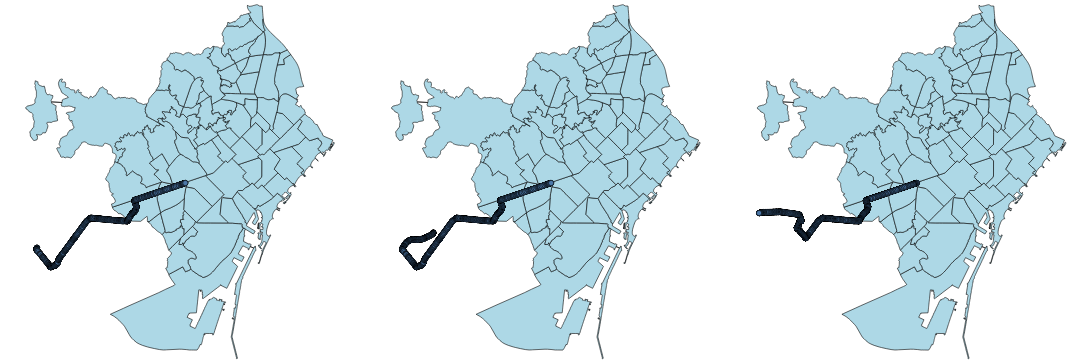

The notebook cell saved with this chart:
### Code cell
t1 = alt.Chart(tra_traj_gpd[tra_traj_gpd['shape_id'].isin(t1_shapes)]).mark_geoshape(
    stroke="black",size=0)

t2 = alt.Chart(tra_traj_gpd[tra_traj_gpd['shape_id'].isin(t2_shapes)]).mark_geoshape(
    stroke="black",size=0)
t3 = alt.Chart(tra_traj_gpd[tra_traj_gpd['shape_id'].isin(t3_shapes)]).mark_geoshape(
    stroke="black",size=0)



neigh_layer + t1 | neigh_layer + t2 | neigh_layer + t3

### Figure 1 — Vega-Lite specification as saved in the notebook (floating-point values rounded to 4 significant figures; data arrays with more than 128 entries replaced by an {"elided": "..."} marker saying what was removed)
{"config": {"view": {"continuousWidth": 300, "continuousHeight": 300}}, "hconcat": [{"layer": [{"data": {"name": "data-ff3992ad043cdfa6038f5a9446ee4523"}, "mark": {"type": "geoshape", "fill": "lightblue", "stroke": "black"}, "encoding": {"tooltip": [{"field": "name", "type": "nominal"}]}}, {"data": {"name": "data-57d2efe9c18729abc891fc13b55a8f00"}, "mark": {"type": "geoshape", "size": 0, "stroke": "black"}}], "height": 600, "width": 600}, {"layer": [{"data": {"name": "data-ff3992ad043cdfa6038f5a9446ee4523"}, "mark": {"type": "geoshape", "fill": "lightblue", "stroke": "black"}, "encoding": {"tooltip": [{"field": "name", "type": "nominal"}]}}, {"data": {"name": "data-807cb31a4966df6f46b6243353da5584"}, "mark": {"type": "geoshape", "size": 0, "stroke": "black"}}], "height": 600, "width": 600}, {"layer": [{"data": {"name": "data-ff3992ad043cdfa6038f5a9446ee4523"}, "mark": {"type": "geoshape", "fill": "lightblue", "stroke": "black"}, "encoding": {"tooltip": [{"field": "name", "type": "nominal"}]}}, {"data": {"name": "data-0377e1e2de320def972258fb528f79ea"}, "mark": {"type": "geoshape", "size": 0, "stroke": "black"}}], "height": 600, "width": 600}], "$schema": "https://vega.github.io/schema/vega-lite/v6.1.0.json", "datasets": {"data-ff3992ad043cdfa6038f5a9446ee4523": [{"name": "la Barceloneta", "type": "Feature", "geometry": {"type": "Polygon", "coordinates": {"elided": "1x539x2 float values"}}}, {"name": "la Marina del Prat Vermell", "type": "Feature", "geometry": {"type": "Polygon", "coordinates": {"elided": "1x2940x2 float values"}}}, {"name": "Sant Antoni", "type": "Feature", "geometry": {"type": "Polygon", "coordinates": [[[2.168, 41.38], [2.168, 41.38], [2.158, 41.38], [2.156, 41.38], [2.154, 41.38], [2.151, 41.38], [2.15, 41.38], [2.15, 41.38], [2.152, 41.38], [2.153, 41.38], [2.156, 41.38], [2.159, 41.38], [2.161, 41.38], [2.162, 41.38], [2.163, 41.39], [2.164, 41.39], [2.165, 41.39], [2.164, 41.39], [2.163, 41.38], [2.167, 41.38], [2.168, 41.38]]]}}, {"name": "Vallvidrera, el Tibidabo i les Planes", "type": "Feature", "geometry": {"type": "Polygon", "coordinates": {"elided": "1x1725x2 float values"}}}, {"name": "Sarrià", "type": "Feature", "geometry": {"type": "Polygon", "coordinates": {"elided": "1x656x2 float values"}}}, {"name": "Vallcarca i els Penitents", "type": "Feature", "geometry": {"type": "Polygon", "coordinates": {"elided": "1x521x2 float values"}}}, {"name": "Baró de Viver", "type": "Feature", "geometry": {"type": "Polygon", "coordinates": [[[2.197, 41.44], [2.196, 41.44], [2.196, 41.44], [2.196, 41.44], [2.196, 41.44], [2.197, 41.45], [2.197, 41.45], [2.198, 41.45], [2.198, 41.45], [2.2, 41.45], [2.201, 41.45], [2.202, 41.45], [2.203, 41.45], [2.203, 41.45], [2.202, 41.45], [2.202, 41.45], [2.199, 41.45], [2.199, 41.45], [2.199, 41.44], [2.2, 41.44], [2.197, 41.44]]]}}, {"name": "Sant Genís dels Agudells", "type": "Feature", "geometry": {"type": "Polygon", "coordinates": {"elided": "1x580x2 float values"}}}, {"name": "Horta", "type": "Feature", "geometry": {"type": "Polygon", "coordinates": {"elided": "1x671x2 float values"}}}, {"name": "l'Antiga Esquerra de l'Eixample", "type": "Feature", "geometry": {"type": "Polygon", "coordinates": [[[2.157, 41.39], [2.158, 41.39], [2.16, 41.39], [2.161, 41.39], [2.162, 41.39], [2.164, 41.39], [2.165, 41.39], [2.165, 41.39], [2.164, 41.39], [2.163, 41.39], [2.162, 41.38], [2.161, 41.38], [2.159, 41.38], [2.157, 41.38], [2.156, 41.38], [2.154, 41.39], [2.153, 41.39], [2.152, 41.39], [2.151, 41.39], [2.148, 41.39], [2.148, 41.39], [2.144, 41.39], [2.144, 41.39], [2.144, 41.39], [2.144, 41.39], [2.144, 41.39], [2.144, 41.39], [2.145, 41.39], [2.145, 41.39], [2.145, 41.39], [2.145, 41.39], [2.145, 41.39], [2.145, 41.39], [2.145, 41.39], [2.145, 41.39], [2.145, 41.39], [2.145, 41.39], [2.145, 41.39], [2.145, 41.39], [2.145, 41.39], [2.145, 41.39], [2.155, 41.4], [2.155, 41.4], [2.156, 41.39], [2.157, 41.39]]]}}, {"name": "el Raval", "type": "Feature", "geometry": {"type": "Polygon", "coordinates": {"elided": "1x95x2 float values"}}}, {"name": "el Barri Gòtic", "type": "Feature", "geometry": {"type": "Polygon", "coordinates": {"elided": "1x119x2 float values"}}}, {"name": "Sant Pere, Santa Caterina i la Ribera", "type": "Feature", "geometry": {"type": "Polygon", "coordinates": {"elided": "1x65x2 float values"}}}, {"name": "el Fort Pienc", "type": "Feature", "geometry": {"type": "Polygon", "coordinates": [[[2.184, 41.39], [2.182, 41.39], [2.181, 41.39], [2.18, 41.39], [2.176, 41.39], [2.176, 41.39], [2.176, 41.39], [2.176, 41.39], [2.176, 41.39], [2.176, 41.39], [2.176, 41.39], [2.176, 41.39], [2.176, 41.39], [2.176, 41.39], [2.176, 41.39], [2.176, 41.4], [2.176, 41.4], [2.176, 41.4], [2.176, 41.4], [2.176, 41.4], [2.176, 41.4], [2.176, 41.4], [2.177, 41.4], [2.177, 41.4], [2.177, 41.4], [2.178, 41.4], [2.178, 41.4], [2.177, 41.4], [2.177, 41.4], [2.177, 41.4], [2.176, 41.4], [2.176, 41.4], [2.175, 41.4], [2.174, 41.4], [2.173, 41.4], [2.175, 41.4], [2.185, 41.4], [2.187, 41.4], [2.187, 41.39], [2.187, 41.39], [2.187, 41.39], [2.187, 41.39], [2.187, 41.39], [2.187, 41.39], [2.187, 41.39], [2.187, 41.39], [2.187, 41.39], [2.187, 41.39], [2.187, 41.39], [2.187, 41.39], [2.187, 41.39], [2.184, 41.39]]]}}, {"name": "la Sagrada Família", "type": "Feature", "geometry": {"type": "Polygon", "coordinates": [[[2.173, 41.4], [2.173, 41.4], [2.173, 41.4], [2.171, 41.4], [2.17, 41.4], [2.17, 41.4], [2.17, 41.4], [2.172, 41.4], [2.169, 41.41], [2.175, 41.41], [2.179, 41.41], [2.181, 41.41], [2.182, 41.41], [2.183, 41.41], [2.186, 41.4], [2.185, 41.4], [2.185, 41.4], [2.175, 41.4], [2.173, 41.4]]]}}, {"name": "la Dreta de l'Eixample", "type": "Feature", "geometry": {"type": "Polygon", "coordinates": {"elided": "1x65x2 float values"}}}, {"name": "la Nova Esquerra de l'Eixample", "type": "Feature", "geometry": {"type": "Polygon", "coordinates": [[[2.152, 41.38], [2.15, 41.38], [2.149, 41.38], [2.149, 41.38], [2.148, 41.38], [2.142, 41.38], [2.143, 41.39], [2.143, 41.39], [2.143, 41.39], [2.143, 41.39], [2.144, 41.39], [2.144, 41.39], [2.148, 41.39], [2.148, 41.39], [2.151, 41.39], [2.152, 41.39], [2.153, 41.39], [2.154, 41.39], [2.156, 41.38], [2.157, 41.38], [2.159, 41.38], [2.156, 41.38], [2.153, 41.38], [2.152, 41.38]]]}}, {"name": "el Poble-sec", "type": "Feature", "geometry": {"type": "Polygon", "coordinates": {"elided": "1x312x2 float values"}}}, {"name": "la Marina de Port", "type": "Feature", "geometry": {"type": "Polygon", "coordinates": {"elided": "1x182x2 float values"}}}, {"name": "la Font de la Guatlla", "type": "Feature", "geometry": {"type": "Polygon", "coordinates": {"elided": "1x91x2 float values"}}}, {"name": "Hostafrancs", "type": "Feature", "geometry": {"type": "Polygon", "coordinates": {"elided": "1x91x2 float values"}}}, {"name": "la Bordeta", "type": "Feature", "geometry": {"type": "Polygon", "coordinates": {"elided": "1x92x2 float values"}}}, {"name": "Sants - Badal", "type": "Feature", "geometry": {"type": "Polygon", "coordinates": [[[2.13, 41.38], [2.13, 41.38], [2.131, 41.37], [2.131, 41.37], [2.132, 41.37], [2.132, 41.37], [2.132, 41.37], [2.131, 41.37], [2.131, 41.37], [2.131, 41.37], [2.131, 41.37], [2.131, 41.37], [2.13, 41.37], [2.13, 41.37], [2.13, 41.37], [2.129, 41.37], [2.129, 41.37], [2.129, 41.37], [2.129, 41.37], [2.128, 41.37], [2.128, 41.37], [2.127, 41.37], [2.127, 41.37], [2.126, 41.37], [2.126, 41.37], [2.126, 41.37], [2.125, 41.37], [2.125, 41.37], [2.124, 41.37], [2.124, 41.37], [2.124, 41.37], [2.124, 41.37], [2.124, 41.37], [2.124, 41.37], [2.124, 41.37], [2.124, 41.37], [2.124, 41.37], [2.124, 41.37], [2.123, 41.37], [2.122, 41.38], [2.122, 41.38], [2.122, 41.38], [2.122, 41.38], [2.123, 41.38], [2.125, 41.38], [2.128, 41.38], [2.129, 41.38], [2.129, 41.38], [2.13, 41.38], [2.13, 41.38], [2.13, 41.38]]]}}, {"name": "Sants", "type": "Feature", "geometry": {"type": "Polygon", "coordinates": {"elided": "1x106x2 float values"}}}, {"name": "les Corts", "type": "Feature", "geometry": {"type": "Polygon", "coordinates": {"elided": "1x82x2 float values"}}}, {"name": "la Maternitat i Sant Ramon", "type": "Feature", "geometry": {"type": "Polygon", "coordinates": {"elided": "1x86x2 float values"}}}, {"name": "Pedralbes", "type": "Feature", "geometry": {"type": "Polygon", "coordinates": {"elided": "1x313x2 float values"}}}, {"name": "les Tres Torres", "type": "Feature", "geometry": {"type": "Polygon", "coordinates": {"elided": "1x116x2 float values"}}}, {"name": "Sant Gervasi - la Bonanova", "type": "Feature", "geometry": {"type": "Polygon", "coordinates": {"elided": "1x514x2 float values"}}}, {"name": "Sant Gervasi - Galvany", "type": "Feature", "geometry": {"type": "Polygon", "coordinates": {"elided": "1x134x2 float values"}}}, {"name": "el Putxet i el Farró", "type": "Feature", "geometry": {"type": "Polygon", "coordinates": {"elided": "1x185x2 float values"}}}, {"name": "el Coll", "type": "Feature", "geometry": {"type": "Polygon", "coordinates": {"elided": "1x179x2 float values"}}}, {"name": "la Salut", "type": "Feature", "geometry": {"type": "Polygon", "coordinates": {"elided": "1x169x2 float values"}}}, {"name": "la Vila de Gràcia", "type": "Feature", "geometry": {"type": "Polygon", "coordinates": {"elided": "1x84x2 float values"}}}, {"name": "el Camp d'en Grassot i Gràcia Nova", "type": "Feature", "geometry": {"type": "Polygon", "coordinates": [[[2.169, 41.4], [2.167, 41.4], [2.166, 41.4], [2.165, 41.4], [2.165, 41.4], [2.164, 41.4], [2.164, 41.4], [2.163, 41.4], [2.162, 41.4], [2.162, 41.4], [2.162, 41.4], [2.164, 41.4], [2.163, 41.41], [2.163, 41.41], [2.163, 41.41], [2.163, 41.41], [2.162, 41.41], [2.162, 41.41], [2.161, 41.41], [2.161, 41.41], [2.161, 41.41], [2.161, 41.41], [2.16, 41.41], [2.16, 41.41], [2.16, 41.41], [2.159, 41.41], [2.158, 41.41], [2.158, 41.41], [2.16, 41.41], [2.161, 41.41], [2.162, 41.41], [2.162, 41.41], [2.163, 41.41], [2.164, 41.41], [2.164, 41.41], [2.164, 41.41], [2.165, 41.41], [2.169, 41.41], [2.172, 41.4], [2.169, 41.4]]]}}, {"name": "el Baix Guinardó", "type": "Feature", "geometry": {"type": "Polygon", "coordinates": [[[2.17, 41.41], [2.169, 41.41], [2.165, 41.41], [2.164, 41.41], [2.164, 41.41], [2.164, 41.41], [2.163, 41.41], [2.162, 41.41], [2.161, 41.41], [2.161, 41.41], [2.161, 41.41], [2.161, 41.41], [2.162, 41.41], [2.162, 41.41], [2.162, 41.41], [2.162, 41.41], [2.163, 41.41], [2.163, 41.41], [2.163, 41.41], [2.163, 41.41], [2.164, 41.41], [2.164, 41.41], [2.164, 41.41], [2.164, 41.41], [2.166, 41.41], [2.166, 41.41], [2.167, 41.42], [2.167, 41.42], [2.168, 41.42], [2.168, 41.42], [2.168, 41.42], [2.168, 41.42], [2.168, 41.42], [2.168, 41.42], [2.168, 41.42], [2.168, 41.42], [2.169, 41.42], [2.169, 41.42], [2.169, 41.42], [2.169, 41.42], [2.169, 41.42], [2.169, 41.42], [2.169, 41.42], [2.169, 41.42], [2.169, 41.42], [2.169, 41.42], [2.169, 41.42], [2.169, 41.42], [2.169, 41.41], [2.17, 41.41], [2.17, 41.41], [2.17, 41.41], [2.17, 41.41], [2.17, 41.41], [2.171, 41.41], [2.171, 41.41], [2.171, 41.41], [2.171, 41.41], [2.172, 41.41], [2.173, 41.41], [2.174, 41.41], [2.174, 41.41], [2.17, 41.41]]]}}, {"name": "Can Baró", "type": "Feature", "geometry": {"type": "Polygon", "coordinates": {"elided": "1x329x2 float values"}}}, {"name": "el Clot", "type": "Feature", "geometry": {"type": "Polygon", "coordinates": [[[2.192, 41.41], [2.194, 41.41], [2.194, 41.41], [2.194, 41.41], [2.194, 41.41], [2.195, 41.41], [2.195, 41.41], [2.195, 41.41], [2.195, 41.41], [2.196, 41.41], [2.197, 41.41], [2.197, 41.41], [2.197, 41.41], [2.195, 41.41], [2.193, 41.41], [2.191, 41.41], [2.19, 41.41], [2.188, 41.4], [2.188, 41.4], [2.188, 41.4], [2.188, 41.4], [2.188, 41.4], [2.187, 41.4], [2.187, 41.4], [2.187, 41.4], [2.187, 41.4], [2.187, 41.4], [2.186, 41.4], [2.186, 41.4], [2.186, 41.4], [2.186, 41.4], [2.183, 41.41], [2.185, 41.41], [2.186, 41.41], [2.187, 41.41], [2.187, 41.41], [2.187, 41.41], [2.187, 41.42], [2.187, 41.42], [2.188, 41.41], [2.189, 41.41], [2.19, 41.41], [2.191, 41.42], [2.191, 41.42], [2.192, 41.41]]]}}, {"name": "el Guinardó", "type": "Feature", "geometry": {"type": "Polygon", "coordinates": {"elided": "1x327x2 float values"}}}, {"name": "la Teixonera", "type": "Feature", "geometry": {"type": "Polygon", "coordinates": {"elided": "1x127x2 float values"}}}, {"name": "la Font d'en Fargues", "type": "Feature", "geometry": {"type": "Polygon", "coordinates": {"elided": "1x211x2 float values"}}}, {"name": "la Vall d'Hebron", "type": "Feature", "geometry": {"type": "Polygon", "coordinates": {"elided": "1x235x2 float values"}}}, {"name": "el Carmel", "type": "Feature", "geometry": {"type": "Polygon", "coordinates": {"elided": "1x373x2 float values"}}}, {"name": "el Parc i la Llacuna del Poblenou", "type": "Feature", "geometry": {"type": "Polygon", "coordinates": [[[2.194, 41.41], [2.195, 41.4], [2.195, 41.4], [2.196, 41.4], [2.197, 41.4], [2.197, 41.4], [2.197, 41.4], [2.197, 41.4], [2.195, 41.4], [2.194, 41.4], [2.194, 41.4], [2.195, 41.4], [2.196, 41.4], [2.195, 41.4], [2.191, 41.39], [2.19, 41.39], [2.189, 41.39], [2.188, 41.39], [2.187, 41.39], [2.185, 41.39], [2.182, 41.39], [2.187, 41.39], [2.187, 41.39], [2.187, 41.39], [2.187, 41.39], [2.187, 41.39], [2.187, 41.39], [2.187, 41.39], [2.187, 41.39], [2.187, 41.39], [2.187, 41.39], [2.187, 41.39], [2.187, 41.39], [2.187, 41.39], [2.187, 41.4], [2.185, 41.4], [2.186, 41.4], [2.186, 41.4], [2.186, 41.4], [2.186, 41.4], [2.187, 41.4], [2.187, 41.4], [2.187, 41.4], [2.187, 41.4], [2.187, 41.4], [2.188, 41.4], [2.188, 41.4], [2.188, 41.4], [2.188, 41.4], [2.188, 41.4], [2.19, 41.41], [2.191, 41.41], [2.193, 41.41], [2.194, 41.41], [2.194, 41.41]]]}}, {"name": "Montbau", "type": "Feature", "geometry": {"type": "Polygon", "coordinates": {"elided": "1x458x2 float values"}}}, {"name": "Provençals del Poblenou", "type": "Feature", "geometry": {"type": "Polygon", "coordinates": [[[2.196, 41.41], [2.194, 41.41], [2.193, 41.41], [2.191, 41.41], [2.193, 41.41], [2.195, 41.41], [2.197, 41.41], [2.198, 41.41], [2.202, 41.41], [2.203, 41.42], [2.205, 41.42], [2.208, 41.42], [2.21, 41.42], [2.21, 41.42], [2.21, 41.42], [2.209, 41.42], [2.209, 41.42], [2.208, 41.42], [2.208, 41.42], [2.208, 41.42], [2.207, 41.42], [2.209, 41.41], [2.21, 41.41], [2.211, 41.41], [2.212, 41.41], [2.211, 41.41], [2.21, 41.41], [2.209, 41.41], [2.208, 41.41], [2.206, 41.41], [2.204, 41.41], [2.202, 41.41], [2.199, 41.41], [2.196, 41.41]]]}}, {"name": "la Clota", "type": "Feature", "geometry": {"type": "Polygon", "coordinates": {"elided": "1x141x2 float values"}}}, {"name": "Vilapicina i la Torre Llobeta", "type": "Feature", "geometry": {"type": "Polygon", "coordinates": [[[2.166, 41.43], [2.166, 41.43], [2.166, 41.43], [2.166, 41.43], [2.167, 41.43], [2.167, 41.43], [2.169, 41.43], [2.169, 41.43], [2.17, 41.43], [2.172, 41.43], [2.173, 41.43], [2.174, 41.43], [2.175, 41.43], [2.176, 41.43], [2.177, 41.43], [2.178, 41.43], [2.183, 41.43], [2.184, 41.43], [2.184, 41.43], [2.184, 41.43], [2.179, 41.43], [2.177, 41.43], [2.177, 41.43], [2.177, 41.43], [2.176, 41.43], [2.176, 41.43], [2.176, 41.43], [2.17, 41.43], [2.17, 41.43], [2.167, 41.43], [2.165, 41.43], [2.164, 41.43], [2.164, 41.43], [2.164, 41.43], [2.164, 41.43], [2.164, 41.43], [2.164, 41.43], [2.164, 41.43], [2.164, 41.43], [2.165, 41.43], [2.165, 41.43], [2.166, 41.43], [2.165, 41.43], [2.164, 41.43], [2.164, 41.43], [2.164, 41.43], [2.165, 41.43], [2.165, 41.43], [2.166, 41.43]]]}}, {"name": "Porta", "type": "Feature", "geometry": {"type": "Polygon", "coordinates": [[[2.185, 41.44], [2.183, 41.43], [2.183, 41.43], [2.183, 41.43], [2.183, 41.43], [2.183, 41.43], [2.178, 41.43], [2.177, 41.43], [2.176, 41.43], [2.175, 41.43], [2.175, 41.43], [2.174, 41.43], [2.174, 41.43], [2.174, 41.43], [2.174, 41.43], [2.173, 41.43], [2.173, 41.43], [2.173, 41.43], [2.173, 41.43], [2.172, 41.43], [2.172, 41.43], [2.172, 41.44], [2.172, 41.44], [2.172, 41.44], [2.173, 41.44], [2.173, 41.44], [2.173, 41.44], [2.174, 41.44], [2.174, 41.44], [2.174, 41.44], [2.174, 41.44], [2.174, 41.44], [2.174, 41.44], [2.174, 41.44], [2.175, 41.44], [2.175, 41.44], [2.175, 41.44], [2.175, 41.44], [2.175, 41.44], [2.175, 41.44], [2.175, 41.44], [2.175, 41.44], [2.175, 41.44], [2.179, 41.44], [2.18, 41.44], [2.182, 41.44], [2.182, 41.44], [2.185, 41.44]]]}}, {"name": "el Turó de la Peira", "type": "Feature", "geometry": {"type": "Polygon", "coordinates": {"elided": "1x105x2 float values"}}}, {"name": "Can Peguera", "type": "Feature", "geometry": {"type": "Polygon", "coordinates": {"elided": "1x78x2 float values"}}}, {"name": "la Guineueta", "type": "Feature", "geometry": {"type": "Polygon", "coordinates": {"elided": "1x149x2 float values"}}}, {"name": "Canyelles", "type": "Feature", "geometry": {"type": "Polygon", "coordinates": {"elided": "1x237x2 float values"}}}, {"name": "Sant Martí de Provençals", "type": "Feature", "geometry": {"type": "Polygon", "coordinates": [[[2.197, 41.41], [2.197, 41.41], [2.197, 41.41], [2.197, 41.41], [2.196, 41.41], [2.195, 41.41], [2.195, 41.41], [2.195, 41.41], [2.195, 41.41], [2.194, 41.41], [2.194, 41.41], [2.194, 41.41], [2.194, 41.41], [2.192, 41.41], [2.193, 41.42], [2.194, 41.42], [2.193, 41.42], [2.193, 41.42], [2.193, 41.42], [2.193, 41.42], [2.193, 41.42], [2.193, 41.42], [2.194, 41.42], [2.194, 41.42], [2.195, 41.42], [2.196, 41.42], [2.198, 41.42], [2.199, 41.42], [2.199, 41.42], [2.199, 41.42], [2.199, 41.42], [2.2, 41.42], [2.202, 41.42], [2.203, 41.42], [2.204, 41.42], [2.204, 41.42], [2.205, 41.42], [2.205, 41.42], [2.203, 41.42], [2.202, 41.41], [2.198, 41.41], [2.197, 41.41]]]}}, {"name": "les Roquetes", "type": "Feature", "geometry": {"type": "Polygon", "coordinates": {"elided": "1x343x2 float values"}}}, {"name": "Verdun", "type": "Feature", "geometry": {"type": "Polygon", "coordinates": [[[2.175, 41.44], [2.175, 41.44], [2.175, 41.44], [2.175, 41.44], [2.174, 41.44], [2.174, 41.44], [2.174, 41.44], [2.174, 41.44], [2.174, 41.44], [2.174, 41.44], [2.174, 41.44], [2.174, 41.44], [2.173, 41.44], [2.173, 41.44], [2.173, 41.44], [2.173, 41.44], [2.173, 41.44], [2.173, 41.44], [2.173, 41.44], [2.173, 41.44], [2.173, 41.44], [2.173, 41.44], [2.173, 41.44], [2.173, 41.44], [2.172, 41.44], [2.172, 41.44], [2.172, 41.44], [2.172, 41.44], [2.172, 41.44], [2.172, 41.44], [2.173, 41.44], [2.174, 41.44], [2.174, 41.44], [2.174, 41.44], [2.175, 41.44], [2.175, 41.44], [2.175, 41.44], [2.176, 41.44], [2.176, 41.44], [2.176, 41.45], [2.177, 41.45], [2.177, 41.45], [2.178, 41.45], [2.178, 41.45], [2.179, 41.45], [2.179, 41.45], [2.179, 41.45], [2.179, 41.45], [2.179, 41.45], [2.18, 41.45], [2.179, 41.45], [2.179, 41.44], [2.178, 41.44], [2.178, 41.44], [2.178, 41.44], [2.178, 41.44], [2.177, 41.44], [2.177, 41.44], [2.176, 41.44], [2.175, 41.44]]]}}, {"name": "la Prosperitat", "type": "Feature", "geometry": {"type": "Polygon", "coordinates": [[[2.176, 41.44], [2.175, 41.44], [2.175, 41.44], [2.175, 41.44], [2.175, 41.44], [2.175, 41.44], [2.175, 41.44], [2.175, 41.44], [2.175, 41.44], [2.175, 41.44], [2.175, 41.44], [2.175, 41.44], [2.176, 41.44], [2.177, 41.44], [2.177, 41.44], [2.178, 41.44], [2.178, 41.44], [2.178, 41.44], [2.178, 41.44], [2.179, 41.44], [2.179, 41.45], [2.18, 41.45], [2.18, 41.45], [2.18, 41.45], [2.18, 41.45], [2.18, 41.45], [2.181, 41.45], [2.182, 41.45], [2.183, 41.45], [2.185, 41.45], [2.186, 41.45], [2.187, 41.45], [2.187, 41.45], [2.187, 41.45], [2.187, 41.45], [2.188, 41.45], [2.186, 41.44], [2.186, 41.44], [2.185, 41.44], [2.182, 41.44], [2.182, 41.44], [2.18, 41.44], [2.179, 41.44], [2.176, 41.44]]]}}, {"name": "la Trinitat Nova", "type": "Feature", "geometry": {"type": "Polygon", "coordinates": {"elided": "1x128x2 float values"}}}, {"name": "Ciutat Meridiana", "type": "Feature", "geometry": {"type": "Polygon", "coordinates": {"elided": "1x170x2 float values"}}}, {"name": "Vallbona", "type": "Feature", "geometry": {"type": "Polygon", "coordinates": {"elided": "1x80x2 float values"}}}, {"name": "la Trinitat Vella", "type": "Feature", "geometry": {"type": "Polygon", "coordinates": {"elided": "1x99x2 float values"}}}, {"name": "Torre Baró", "type": "Feature", "geometry": {"type": "Polygon", "coordinates": {"elided": "1x492x2 float values"}}}, {"name": "el Bon Pastor", "type": "Feature", "geometry": {"type": "Polygon", "coordinates": {"elided": "1x143x2 float values"}}}, {"name": "Sant Andreu", "type": "Feature", "geometry": {"type": "Polygon", "coordinates": {"elided": "1x122x2 float values"}}}, {"name": "la Sagrera", "type": "Feature", "geometry": {"type": "Polygon", "coordinates": {"elided": "1x77x2 float values"}}}, {"name": "el Congrés i els Indians", "type": "Feature", "geometry": {"type": "Polygon", "coordinates": [[[2.181, 41.42], [2.181, 41.42], [2.181, 41.42], [2.181, 41.42], [2.181, 41.42], [2.181, 41.42], [2.181, 41.42], [2.18, 41.42], [2.177, 41.43], [2.176, 41.43], [2.176, 41.43], [2.177, 41.43], [2.177, 41.43], [2.177, 41.43], [2.179, 41.43], [2.184, 41.43], [2.184, 41.43], [2.184, 41.43], [2.184, 41.42], [2.184, 41.42], [2.184, 41.42], [2.183, 41.42], [2.182, 41.42], [2.182, 41.42], [2.182, 41.42], [2.181, 41.42], [2.181, 41.42]]]}}, {"name": "Navas", "type": "Feature", "geometry": {"type": "Polygon", "coordinates": [[[2.189, 41.42], [2.19, 41.42], [2.191, 41.42], [2.191, 41.42], [2.191, 41.42], [2.191, 41.42], [2.191, 41.42], [2.191, 41.42], [2.191, 41.42], [2.19, 41.41], [2.189, 41.41], [2.188, 41.41], [2.183, 41.42], [2.181, 41.42], [2.18, 41.42], [2.18, 41.42], [2.181, 41.42], [2.181, 41.42], [2.181, 41.42], [2.182, 41.42], [2.182, 41.42], [2.182, 41.42], [2.183, 41.42], [2.184, 41.42], [2.184, 41.42], [2.186, 41.42], [2.187, 41.42], [2.187, 41.42], [2.189, 41.42]]]}}, {"name": "el Camp de l'Arpa del Clot", "type": "Feature", "geometry": {"type": "Polygon", "coordinates": [[[2.185, 41.41], [2.183, 41.41], [2.182, 41.41], [2.181, 41.41], [2.179, 41.41], [2.175, 41.41], [2.181, 41.42], [2.183, 41.42], [2.187, 41.42], [2.187, 41.42], [2.187, 41.41], [2.187, 41.41], [2.187, 41.41], [2.186, 41.41], [2.185, 41.41]]]}}, {"name": "la Vila Olímpica del Poblenou", "type": "Feature", "geometry": {"type": "Polygon", "coordinates": {"elided": "1x288x2 float values"}}}, {"name": "el Poblenou", "type": "Feature", "geometry": {"type": "Polygon", "coordinates": {"elided": "1x85x2 float values"}}}, {"name": "la Verneda i la Pau", "type": "Feature", "geometry": {"type": "Polygon", "coordinates": {"elided": "1x78x2 float values"}}}, {"name": "Diagonal Mar i el Front Marítim del Poblenou", "type": "Feature", "geometry": {"type": "Polygon", "coordinates": {"elided": "1x388x2 float values"}}}, {"name": "el Besòs i el Maresme", "type": "Feature", "geometry": {"type": "Polygon", "coordinates": {"elided": "1x492x2 float values"}}}], "data-57d2efe9c18729abc891fc13b55a8f00": {"elided": "2380 records"}, "data-807cb31a4966df6f46b6243353da5584": {"elided": "3024 records"}, "data-0377e1e2de320def972258fb528f79ea": {"elided": "4128 records"}}}
